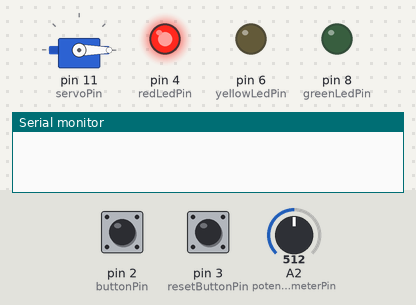
The sketch below on a simulated Arduino Uno, built with avr-gcc and run on an emulated ATmega328P. On the bench: servo, output pins drawn as LEDs (lit = HIGH), the last lines printed to the serial monitor. The test bench sets the inputs (shaded band); at power-on: pin 2 (buttonPin) HIGH, pin 3 (resetButtonPin) HIGH, A2 (potentiometerPin) = 512.

Above: at 1.2 s.
1.3 s: pin 2 (buttonPin) pulled LOW for 0.15 s
At 1.54 s:
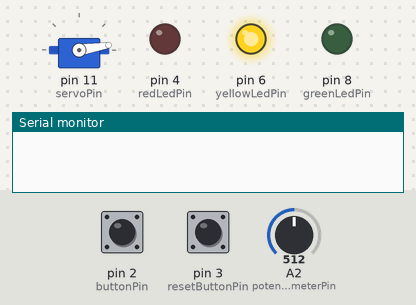
At 7.25 s:
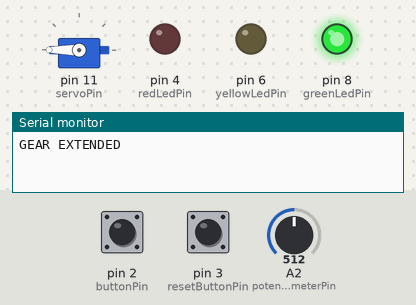
7.3 s: pin 2 (buttonPin) pulled LOW for 1 s
At 7.45 s:
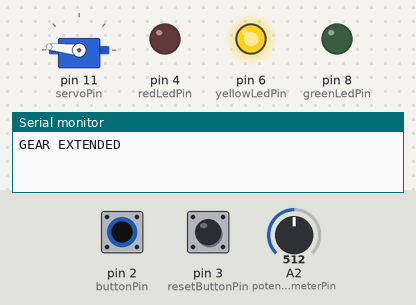
Timing chart, 0 to 14.7 s (numbered marks = the images above; inputs shaded):
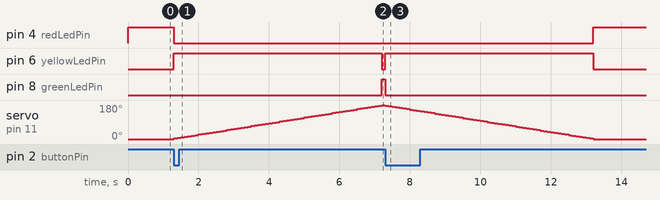

The sketch:

Fly-By-Wire.ino
```cpp
#include <Servo.h>

Servo gearServo;

const int buttonPin = 2;
const int resetButtonPin = 3;

const int redLedPin = 4;
const int yellowLedPin = 6;
const int greenLedPin = 8;

const int servoPin = 11;
const int potentiometerPin = A2;

enum GearState {
  GEAR_RETRACTED,
  GEAR_EXTENDING,
  GEAR_EXTENDED,
  GEAR_RETRACTING,
  GEAR_FAULT
};

int gearAngle = 0;
int gearTargetAngle = 0;

const int stepSize = 3;
const unsigned long moveInterval = 100;

unsigned long lastMoveTime = 0;

int buttonState = HIGH;
int lastButtonState = HIGH;
int resetButtonState = HIGH;
int lastResetButtonState = HIGH;

int speedKnots = 0;
int lastSpeedKnots = 0;

const unsigned long maxGearMoveTime = 8000;
unsigned long gearMoveStartTime = 0;

const unsigned long faultBlinkInterval = 500;
unsigned long lastFaultBlinkTime = 0;
bool faultLedOn = false;

GearState gearState = GEAR_RETRACTED;

bool retractBlockedWarning = false;
unsigned long warningStartTime = 0;
const unsigned long warningDuration = 2000;
const unsigned long warningBlinkInterval = 250;
unsigned long lastWarningBlinkTime = 0;
bool warningLedOn = false;

void handleGearButtonPress() {

  if (gearState == GEAR_RETRACTED) {

    gearState = GEAR_EXTENDING;
    gearTargetAngle = 180;
    gearMoveStartTime = millis();

  }
  else if (gearState == GEAR_EXTENDED) {

    if (speedKnots > 20) {

      gearState = GEAR_RETRACTING;
      gearTargetAngle = 0;
      gearMoveStartTime = millis();

    }
    else {

      Serial.println("GEAR RETRACT BLOCKED");

      retractBlockedWarning = true;
      warningStartTime = millis();
      lastWarningBlinkTime = millis();

    }
  }
}

void resetGearButtonPress() {
  if (gearState == GEAR_FAULT) {

    gearTargetAngle = 180;
    gearState = GEAR_EXTENDING;
    gearMoveStartTime = millis();

    faultLedOn = false;

    Serial.println("FAULT RESET: EXTENDING GEAR");
  }
}

void enterFaultState(String message) {
  gearState = GEAR_FAULT;
  Serial.println(message);
}

void updateGearMovement() {

  if (gearState == GEAR_EXTENDING) {

    if (millis() - gearMoveStartTime > maxGearMoveTime) {
      enterFaultState("GEAR FAULT: MOVEMENT TIMEOUT");
      return;
    }

    if (millis() - lastMoveTime >= moveInterval) {

      gearAngle += stepSize;
      gearServo.write(gearAngle);

      //Serial.println(gearAngle);

      if (gearAngle >= gearTargetAngle) {

        gearAngle = gearTargetAngle;
        gearServo.write(gearAngle);

        gearState = GEAR_EXTENDED;

        Serial.println("GEAR EXTENDED");
      }

      lastMoveTime = millis();
    }
  }

  else if (gearState == GEAR_RETRACTING) {

    if (millis() - gearMoveStartTime > maxGearMoveTime) {
      enterFaultState("GEAR FAULT: MOVEMENT TIMEOUT");
      return;
    }

    if (millis() - lastMoveTime >= moveInterval) {

      gearAngle -= stepSize;
      gearServo.write(gearAngle);

      //Serial.println(gearAngle);

      if (gearAngle <= gearTargetAngle) {

        gearAngle = gearTargetAngle;
        gearServo.write(gearAngle);

        gearState = GEAR_RETRACTED;

        Serial.println("GEAR RETRACTED");
      }

      lastMoveTime = millis();
    }
  }
}

void updateAirspeed() {
  int potentiometerState = analogRead(potentiometerPin);

  speedKnots = map(potentiometerState, 0, 1023, 0, 250);

  if (speedKnots != lastSpeedKnots) {
    //Serial.println(speedKnots);
    lastSpeedKnots = speedKnots;
  }
}

void readInputs() {

  buttonState = digitalRead(buttonPin);
  resetButtonState = digitalRead(resetButtonPin);
  updateAirspeed();
}

void updateLeds() {

  if (retractBlockedWarning) {

    if (millis() - warningStartTime >= warningDuration) {
      retractBlockedWarning = false;
    }

    if (millis() - lastWarningBlinkTime >= warningBlinkInterval) {
      warningLedOn = !warningLedOn;
      lastWarningBlinkTime = millis();
    }

    digitalWrite(redLedPin, LOW);
    digitalWrite(greenLedPin, HIGH);

    if(warningLedOn) {
      digitalWrite(yellowLedPin, HIGH);
    }
    else {
      digitalWrite(yellowLedPin, LOW);
    }

  }

  else if (gearState == GEAR_RETRACTED) {

    digitalWrite(redLedPin, HIGH);
    digitalWrite(yellowLedPin, LOW);
    digitalWrite(greenLedPin, LOW);

  }
  else if (gearState == GEAR_EXTENDED) {

    digitalWrite(redLedPin, LOW);
    digitalWrite(yellowLedPin, LOW);
    digitalWrite(greenLedPin, HIGH);

  }
  else if (
    gearState == GEAR_EXTENDING ||
    gearState == GEAR_RETRACTING
  ) {

    digitalWrite(redLedPin, LOW);
    digitalWrite(yellowLedPin, HIGH);
    digitalWrite(greenLedPin, LOW);

  }
 else if (gearState == GEAR_FAULT) {

  if (millis() - lastFaultBlinkTime >= faultBlinkInterval) {
    faultLedOn = !faultLedOn;
    lastFaultBlinkTime = millis();
  }

  if (faultLedOn) {
    digitalWrite(redLedPin, HIGH);
    digitalWrite(yellowLedPin, HIGH);
    digitalWrite(greenLedPin, LOW);
  }
  else {
    digitalWrite(redLedPin, LOW);
    digitalWrite(yellowLedPin, LOW);
    digitalWrite(greenLedPin, LOW);
  }
}
}

void setup() {

  Serial.begin(9600);

  pinMode(buttonPin, INPUT_PULLUP);
  pinMode(resetButtonPin, INPUT_PULLUP);

  pinMode(redLedPin, OUTPUT);
  pinMode(yellowLedPin, OUTPUT);
  pinMode(greenLedPin, OUTPUT);

  gearServo.attach(servoPin);
  gearServo.write(gearAngle);

  updateLeds();
}

void loop() {

  readInputs();

  if (lastButtonState == HIGH &&
      buttonState == LOW) {

    handleGearButtonPress();
  }

  if (lastResetButtonState == HIGH &&
    resetButtonState == LOW) {

  resetGearButtonPress();
}

  updateGearMovement();

  updateLeds();

  lastButtonState = buttonState;
  lastResetButtonState = resetButtonState;
}
```

Measured:
- after the input at 1.3 s, pin 4 (redLedPin): HIGH → LOW at once; pin 6 (yellowLedPin): LOW → HIGH at once, → LOW 5.9 s later; pin 8 (greenLedPin): LOW → HIGH after 5.9 s; servo on pin 11 (servoPin): moves from 0° to 180° over 5.9 s, starting at once
- after the input at 7.3 s, pin 4 (redLedPin): LOW → HIGH after 5.9 s; pin 6 (yellowLedPin): LOW → HIGH at once, → LOW 5.9 s later; pin 8 (greenLedPin): HIGH → LOW at once; servo on pin 11 (servoPin): moves from 180° to 0° over 5.9 s, starting at once
